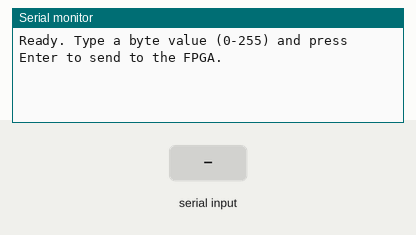
Simulated run of this sketch. Board: Arduino Uno, built with avr-gcc and run on an emulated ATmega328P. On the bench: the last lines printed to the serial monitor. Inputs (shaded band) come from the test bench.

Above: at 1.2 s.
1.3 s: "90,45\n" received over Serial
At 2.3 s:
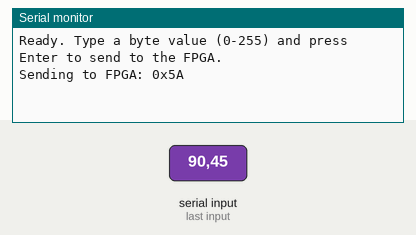
4.3 s: "30,150\n" received over Serial
At 5.5 s:
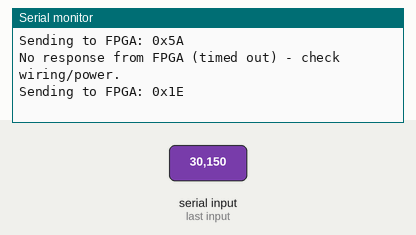
5.8 s: "90,45\n" received over the second serial link
At 6.7 s:
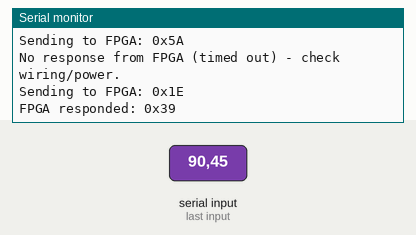
7.3 s: "5\n" received over Serial
At 8.5 s:
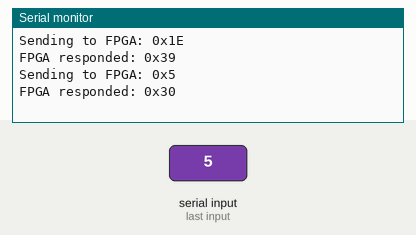
8.8 s: "90\n" received over Serial
At 10.0 s:
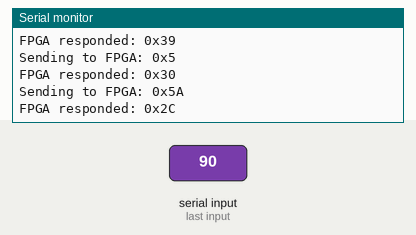
10.3 s: "200\n" received over Serial
At 11.1 s:
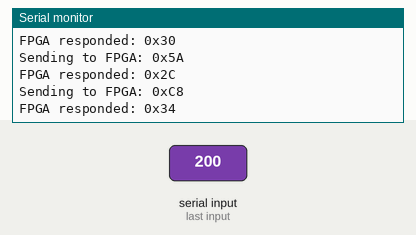

The sketch:

arduino_bridge_interactive.ino
```cpp
/*
  arduino_bridge_interactive.ino

  Uno-specific fix: the Uno has only ONE hardware UART, which Serial
  Monitor also uses. Since we want BOTH "type a byte in Serial Monitor"
  AND "talk to the FPGA over UART" at the same time, this uses
  SoftwareSerial on two spare pins for the FPGA link instead, leaving
  hardware Serial (pins 0/1) free for the USB Serial Monitor.

  Wiring change from before:
    FPGA JA1 (UART RX)  <- Arduino pin 9 (SoftwareSerial TX), THROUGH DIVIDER
    FPGA JA2 (UART TX)  -> Arduino pin 8 (SoftwareSerial RX), direct wire
    SPI pins (10/11/12/13) - UNCHANGED from before, still hardware SPI

  Usage: open Serial Monitor at 9600 baud (matches hardware Serial.begin
  below - this is just for typing/reading, separate from the
  SoftwareSerial FPGA link's own 9600 baud). Type a hex byte value
  (0-255) and press Enter to send an SPI single-byte command to the
  FPGA; the FPGA's SPI response byte will be echoed back here.
*/

#include <SoftwareSerial.h>
#include <avr/interrupt.h>

const int FPGA_RX_PIN = 8;   // Arduino reads FPGA's UART TX here
const int FPGA_TX_PIN = 9;   // Arduino drives FPGA's UART RX here (through divider)

SoftwareSerial fpgaLink(FPGA_RX_PIN, FPGA_TX_PIN);

volatile uint8_t spi_response_byte = 0xA5;
volatile uint8_t last_spi_received = 0x00;

void setup() {
    Serial.begin(9600);       // USB Serial Monitor
    fpgaLink.begin(9600);     // link to the FPGA

    // ---- SPI slave setup (unchanged from before) ----
    pinMode(MISO, OUTPUT);
    pinMode(MOSI, INPUT);
    pinMode(SCK, INPUT);
    pinMode(SS, INPUT);

    SPCR = (1 << SPE) | (1 << SPIE);
    SPDR = spi_response_byte;

    sei();

    Serial.println(F("Ready. Type a byte value (0-255) and press Enter to send to the FPGA."));
}

ISR(SPI_STC_vect) {
    last_spi_received = SPDR;
    SPDR = spi_response_byte;
}

void loop() {
    // ---- Read a typed value from Serial Monitor (accepts "0xNN", "NN" hex, or plain decimal) ----
    if (Serial.available() > 0) {
        String input = Serial.readStringUntil('\n');
        input.trim();

        if (input.length() > 0) {
            uint8_t data_byte = (uint8_t) strtol(input.c_str(), NULL, 0);
            // base 0 in strtol auto-detects: "0x1F" -> hex, "31" -> decimal

            Serial.print(F("Sending to FPGA: 0x"));
            Serial.println(data_byte, HEX);

            // Command byte: engine=SPI(00), CPOL=0, CPHA=0, length-1=0000 (1 byte)
            fpgaLink.write((uint8_t)0b00000000);
            fpgaLink.write(data_byte);

            // Wait for the FPGA's response, but first check for the AYUSH
            // marker byte (0x02) - since fpgaLink is on separate pins from
            // Serial here, we can safely print it when it arrives.
            unsigned long start_wait = millis();
            bool got_response = false;
            uint8_t fpga_response = 0;

            while (!got_response && (millis() - start_wait) < 2000) {
                if (fpgaLink.available() < 1) continue;
                uint8_t b = fpgaLink.read();

                if (b == 0x02) {
                   //AYUSH
                    char msg[6];
                    for (int i = 0; i < 5; i++) {
                        unsigned long char_wait = millis();
                        while (fpgaLink.available() < 1 && (millis() - char_wait) < 200) {
                            // wait for each character
                        }
                        msg[i] = (fpgaLink.available() > 0) ? fpgaLink.read() : '?';
                    }
                    msg[5] = '\0';
                    Serial.print(F("FPGA switch-triggered message: "));
                    Serial.println(msg);
                    start_wait = millis();  // reset timeout, keep waiting for the real response
                } else {
                    fpga_response = b;
                    got_response = true;
                }
            }

            if (got_response) {
                Serial.print(F("FPGA responded: 0x"));
                Serial.println(fpga_response, HEX);
            } else {
                Serial.println(F("No response from FPGA (timed out) - check wiring/power."));
            }
        }
        // Clear any leftover newline/whitespace
        while (Serial.available() > 0) Serial.read();
    }
}
```

Measured:
- after the input at 1.3 s, the serial monitor: prints a new line at once (image 1)
- after the input at 4.3 s, the serial monitor: prints a new line at once (image 2)
- after the input at 5.8 s, the serial monitor: prints a new line at once (image 3)
- after the input at 7.3 s, the serial monitor: prints a new line at once (image 4)
- after the input at 8.8 s, the serial monitor: prints a new line at once (image 5)
- after the input at 10.3 s, the serial monitor: prints a new line at once (image 6)
